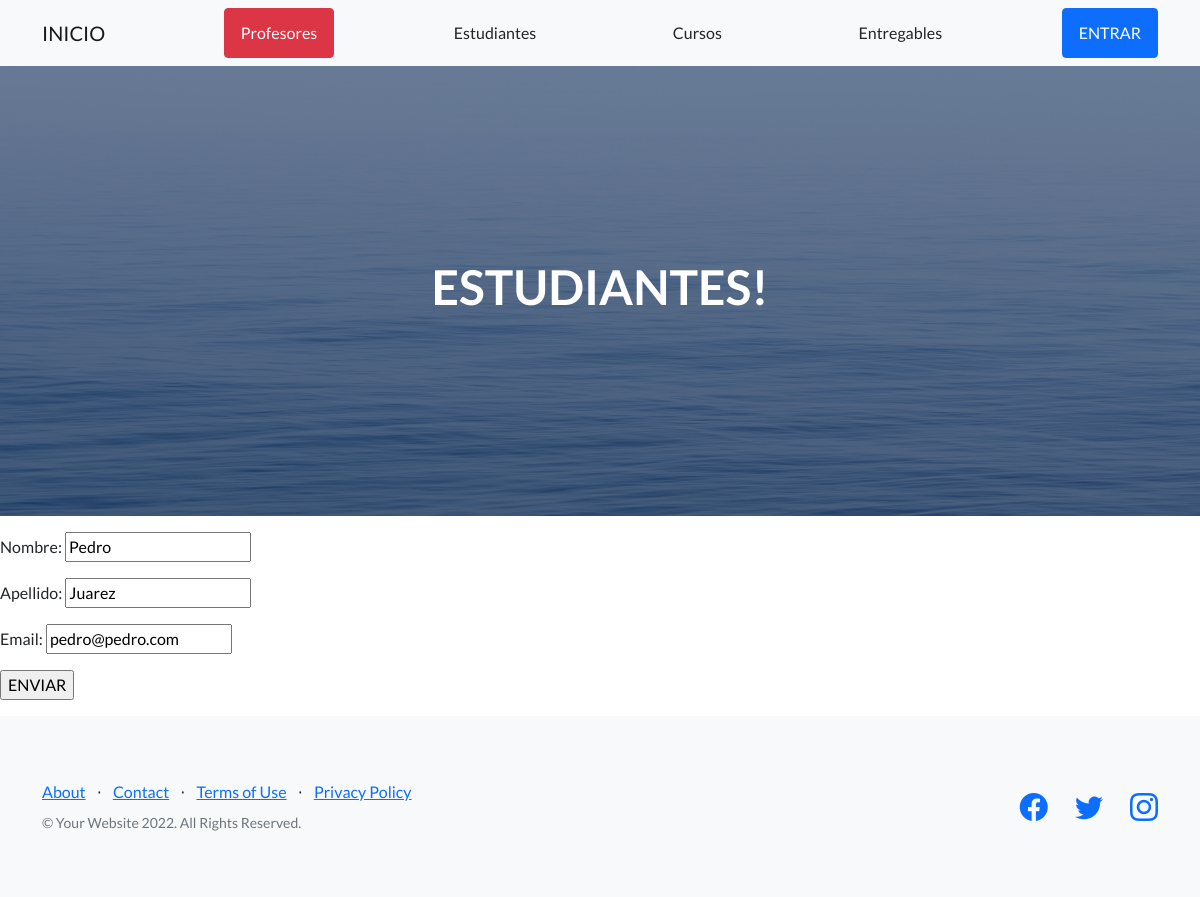
/AppAfter/estudiante/editar/1, run on the app's committed database.
### AppAfter/models.py (models this page shows, shortened)
class Estudiante(models.Model):
    nombre=models.CharField(max_length=50)
    apellido=models.CharField(max_length=50)
    email=models.EmailField()

### AppAfter/views.py (the view)
# urls.py: path('estudiante/editar/<pk>', EstudiantesEdicion.as_view(), name= "estudiante_editar"),
class EstudiantesEdicion(UpdateView):
    model = Estudiante
    success_url = reverse_lazy("estudiante_listar")
    fields=['nombre','apellido', 'email']

### AppAfter/templates/AppAfter/estudiante_form.html
{% extends "AppAfter/padre.html" %}
{% load static %}
{% block contenidoQueCambia %}
<p>
    <form method="post">{% csrf_token %}
        {{form.as_p}}
        <input type="submit" value="ENVIAR">
    </form>
</p>
{% endblock %}
{% block titulo %}
    <h1>ESTUDIANTES!</h1>
{% endblock %}

### data on the page
Estudiante: nombre "Pedro", apellido "Juarez", email "pedro@pedro.com"
